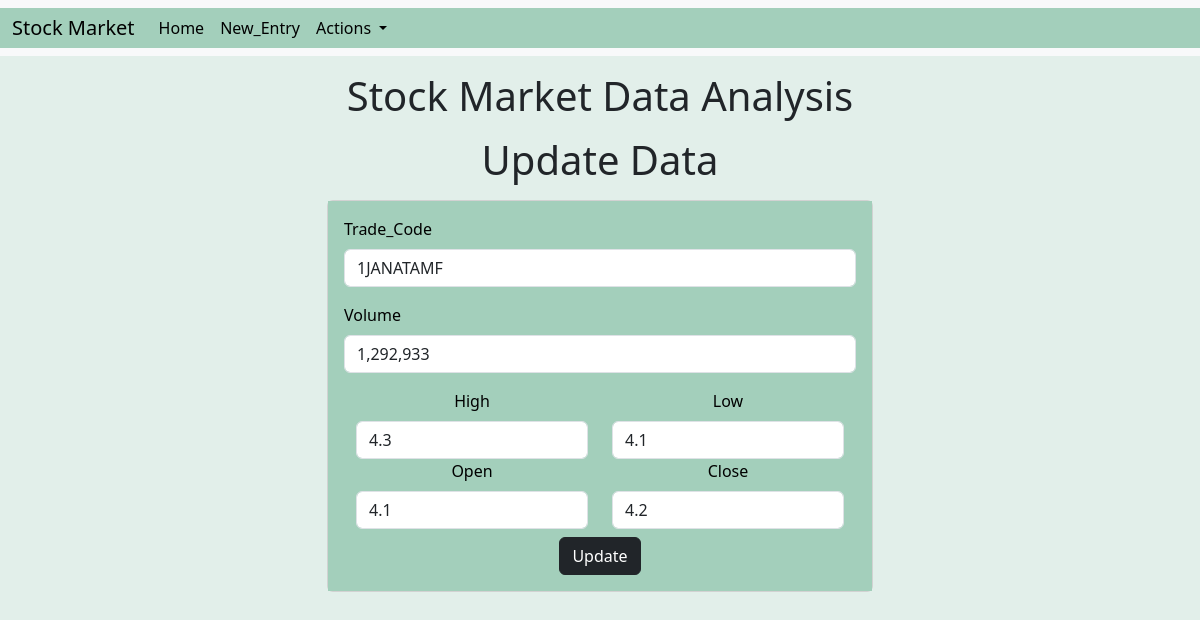
The page /update/30343/ on the database its author committed.
### stockMarketAnalysis/models.py (models this page shows)
class stock_market_data(models.Model):
    date = models.DateField(editable=True)
    trade_code = models.CharField(max_length=255)
    high = models.DecimalField(max_digits=10, decimal_places=1)
    low = models.DecimalField(max_digits=10, decimal_places=1)
    open= models.DecimalField(max_digits=10, decimal_places=1)
    close= models.DecimalField(max_digits=10, decimal_places=1)
    volume = models.CharField(max_length=255)

### stockMarketAnalysis/views.py (the view)
# urls.py: path('update/<int:entity_id>/',update),
def update(request,entity_id):
    entity=stock_market_data.objects.get(pk=entity_id)
    return render(request,"update.html/",{'entity':entity})

### templates/update.html (shortened to what this page needs)
<!doctype html>
<html lang="en">
<head>
    <link href="https://cdn.jsdelivr.net/npm/bootstrap@5.3.1/dist/css/bootstrap.min.css" rel="stylesheet"
>
</head>
<body style="background-color: #e2efea;;">
    {% include "navbar.html" %}
    <h1 class="text-center my-3">Stock Market Data Analysis</h1>
    <h1 class="text-center my-3">Update Data</h1>
    <div class="container">
        <div class="row">
            <div class="col-md-6 offset-md-3">
                <div class="card ">
                    <div class="card-body" style="color:black; background-color: #a3cfbb;">
                        <form action="/do_update/{{entity.id}}/" method="POST">
                            <div class="mb-3">
                                <label for="trade_code" class="form-label">Trade_Code</label>
                                <input type="text" class="form-control" id="trade_code" name="trade_code"
                                    value={{entity.trade_code}}>
                            </div>
                            <div class="mb-3">
                                <label for="volume" class="form-label">Volume</label>
                                <input type="text" class="form-control" id="volume" name="volume"
                                    value={{entity.volume}}>
                            </div>
                            <div class="text-center">
                                <div class="container">
                                    <div class="row">
                                        <div class="col-md-6">
                                            <label for="high" class="form-label">High</label>
                                            <input type="text" class="form-control" id="high" name="high"
                                                value={{entity.high}}>
                                        </div>
                                        <div class="col-md-6">
                                            <label for="low" class="form-label">Low</label>
                                            <input type="text" class="form-control" id="low" name="low"
                                                value={{entity.low}}>
                                        </div>
                                        <div class="col-md-6">
                                            <label for="open" class="form-label">Open</label>
                                            <input type="text" class="form-control" id="open" name="open"
                                                value={{entity.open}}>
                                        </div>
                                        <div class="col-md-6">
                                            <label for="close" class="form-label">Close</label>
                                            <input type="text" class="form-control" id="close" name="close"
                                                value={{entity.close}}>
                                        </div>
                                    </div>
                                </div>
                                <button type="submit" class="btn btn-dark mt-2">Update</button>
                            </div>
                        </form>
                    </div>
                </div>
            </div>
        </div>
    </div>
</body>
</html>

### rows shown on the page
stock_market_data: trade_code "1JANATAMF", volume "1,292,933", high "4.3", low "4.1", open "4.1", close "4.2"
